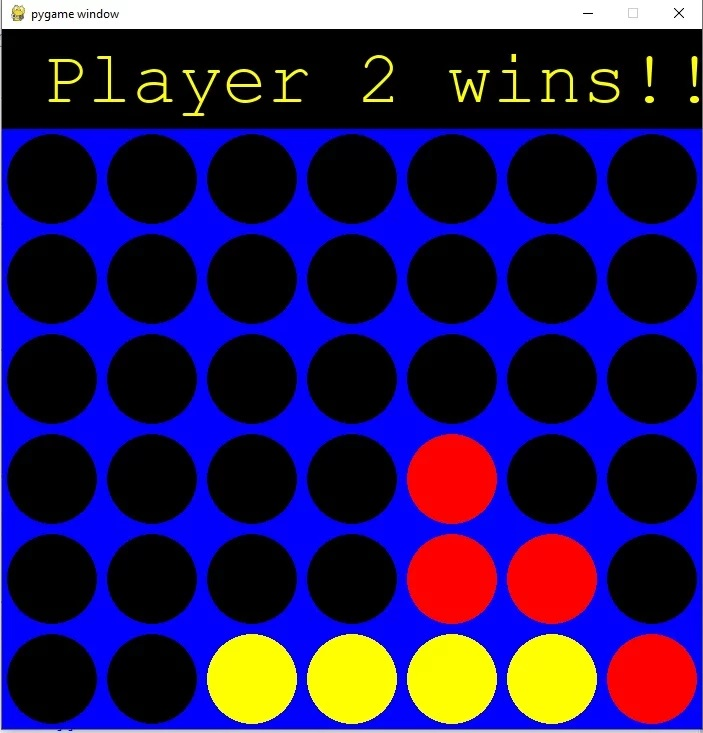
#> input picture Connect 4/image.jpg, 703 x 733 px; its folder holds only this picture in this run
$ python -i cartoonify_image.py   (imports and definitions only)
#> lines starting #> are read from the running program, lines starting #| are printed output that depends on the picture
#> further down, picture is the input picture: shape (733, 703, 3); mean B, G, R 88.6, 26.8, 39.3
from tkinter import filedialog
import tkinter as tk
import cv2
from PIL import ImageTk,Image,UnidentifiedImageError
import numpy as np

#importing all the required libraries

# [5 lines not run here, left out]

#A function used to open the image
def open_image():
    try:
        #img is made global so that it can be accessed outside the open_image function
        global img

        #it is used to get the path of the image
        filepath=filedialog.askopenfilename()
        image_name=filepath.split("/")[-1]

        #message indicating that the image has been uploaded
        image_label=tk.Label(window,text=image_name+" has been uploaded.")
        image_label.pack(pady=10)

        #opening the image using PIL(Python Image Library)
        img=Image.open(filepath)
        #converting the image to a displayable format
        image=ImageTk.PhotoImage(img)

        #displaying the image on the window
        image_display_label=tk.Label(window,image=image)
        image_display_label.image=image
        image_display_label.pack(pady=10)
    #handling the error if the user uploads a file other than an image
    except UnidentifiedImageError:
        error_label=tk.Label(window,text="Please Upload an Image ")
        error_label.pack()

#function to convert the image to a cartoon
def cartoonify(img):

    #cartoon_image is made global so that it can be accessed in the other parts of the program
    global cartoon_image

    #Converting the image to grayscale
    gray_image = cv2.cvtColor(img, cv2.COLOR_BGR2GRAY)
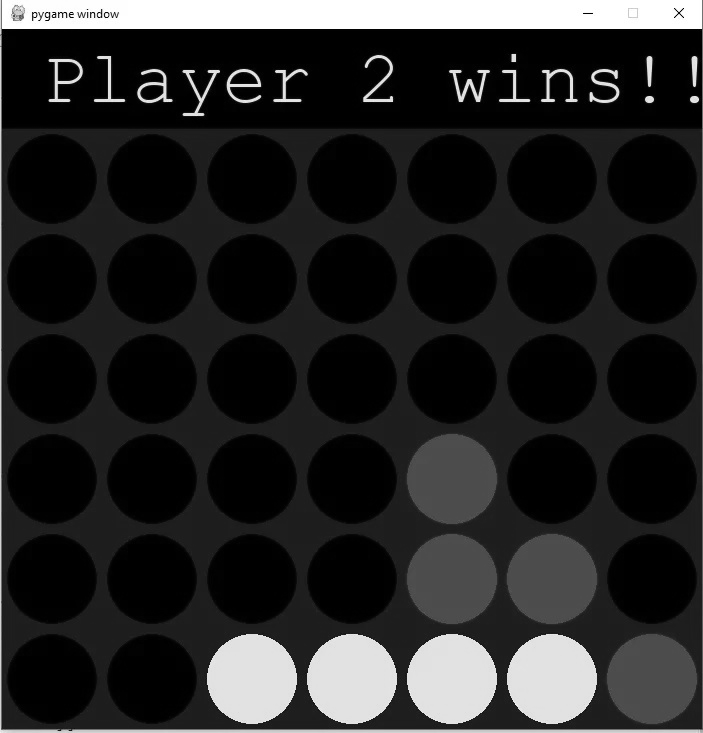
#> gray_image: shape (733, 703); min 0, max 255, mean 37.6
    #medianBlur blur the image based on the provided value
    gray_blur_image= cv2.medianBlur(gray_image, 5)

    #adaptiveThreshold is used to get the edges of the image
    # cv2.ADAPTIVE_THRESH_MEAN_C is the algorithm used to perform the Treshold operation
    #whereas cv2.THESH_BINARY is the type of the Threshold
    edges = cv2.adaptiveThreshold(gray_blur_image, 255, cv2.ADAPTIVE_THRESH_MEAN_C, cv2.THRESH_BINARY, 5,5)
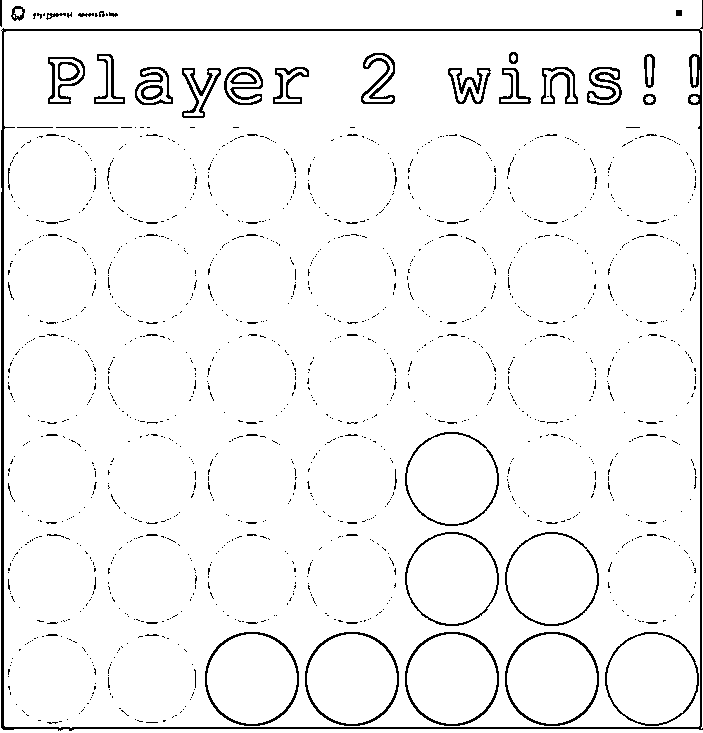
#> edges: shape (733, 703); 95.5% white; black in thin lines or dots

    #making the color_image tha same shape and type as that of the original image
    color_image = np.zeros(img.shape, img.dtype)

    #to convert the image from 4 channel to 3 channels
    #As the bilateralFilter does not accept a 4 channel image
#> (the run stopped early here; a loop or call above may not have finished)
